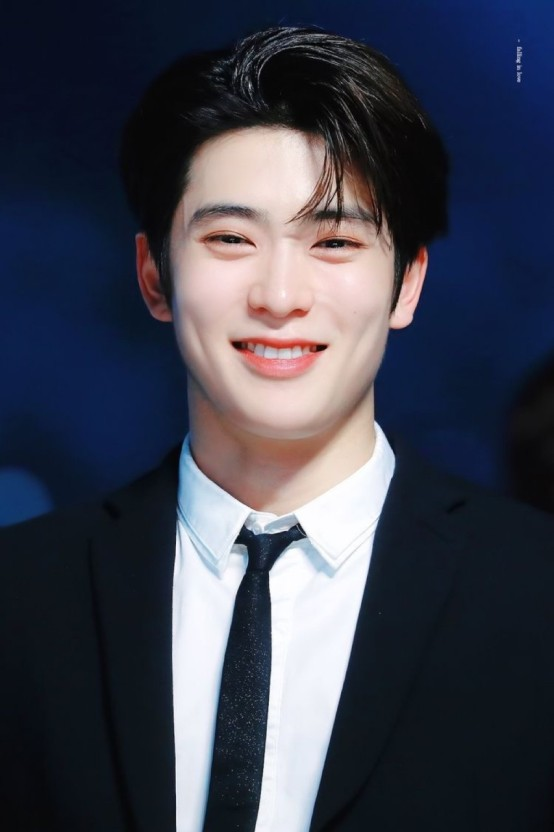
#> input picture 컴비기_과제/face_images/face (6).jpg, 554 x 832 px
$ python '7장실습과제(1).py'
#> lines starting #> are read from the running program, lines starting #| are printed output that depends on the picture
import cv2
import sys

face_cascade = cv2.CascadeClassifier('haarcascade_frontalface_default.xml')  # Face 분류기 로드

# 이미지 불러오기
img = cv2.imread('face_images/face (6).jpg')
#> img is the input picture: shape (832, 554, 3); mean B, G, R 78.7, 65.6, 62.9
if img is None:
    sys.exit('파일을 찾을 수 없습니다.')

# 축소 비율 설정
scale_factor = 0.5  # 이미지 크기를 50%로 축소
img = cv2.resize(img, None, fx=scale_factor, fy=scale_factor, interpolation=cv2.INTER_AREA)
#> img: shape (416, 277, 3)

gray = cv2.cvtColor(img, cv2.COLOR_BGR2GRAY)  # 그레이 이미지로 변환
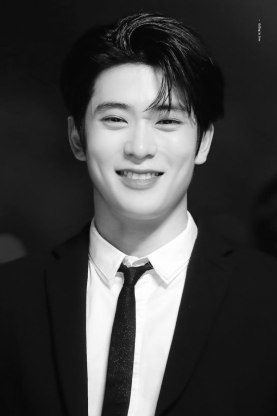
#> gray: shape (416, 277); min 5, max 255, mean 66.4
faces = face_cascade.detectMultiScale(gray, 1.3, 5)  # 얼굴 검출
#> faces = [[69, 66, 136, 136]]

face_mask = cv2.imread('sticker_images/sticker_img (1).png')  # 가면 이미지
#> (the run stopped early here; a loop or call above may not have finished)

$ run again, with 컴비기_과제/face_images/face (1).jpg copied over 컴비기_과제/face_images/face (6).jpg
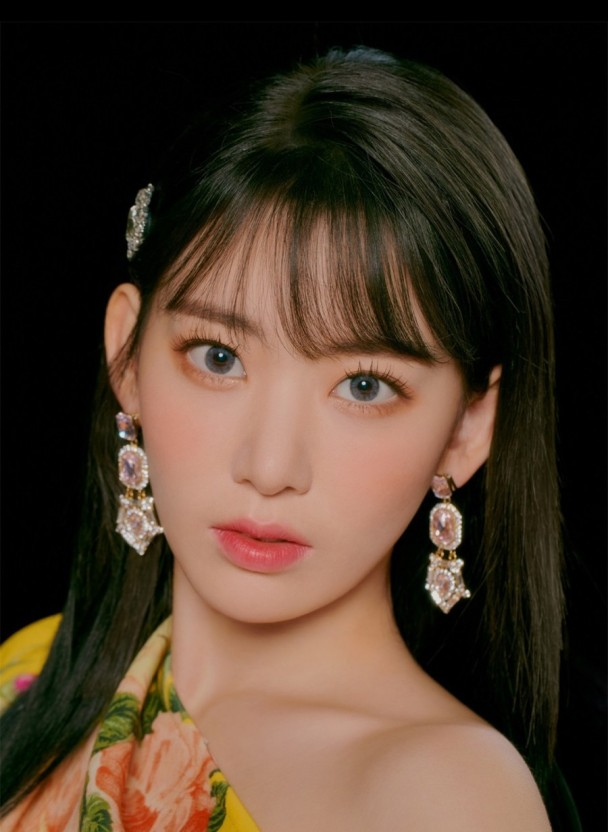
#> input picture 컴비기_과제/face_images/face (1).jpg, 608 x 832 px
#> img is the input picture: shape (832, 608, 3); mean B, G, R 43.6, 58.1, 75.9
#> img: shape (416, 304, 3)
#> `gray = cv2.cvtColor(img, cv2.COLOR_BGR2GRAY)`:
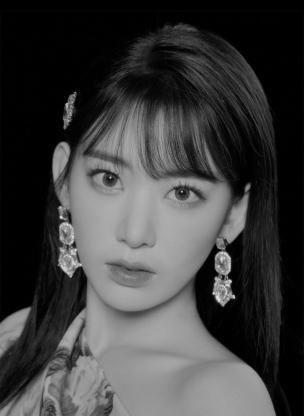
#> gray: shape (416, 304); min 0, max 222, mean 61.9
#> faces = [[39, 114, 196, 196]]

$ run again, with 컴비기_과제/face_images/face (10).jpg copied over 컴비기_과제/face_images/face (6).jpg
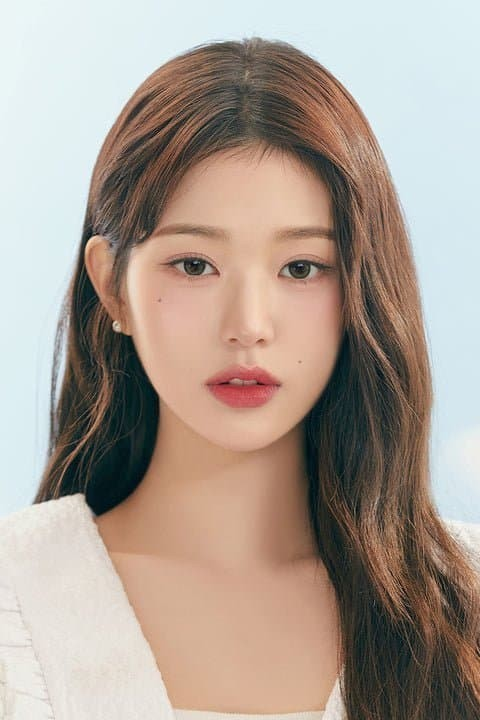
#> input picture 컴비기_과제/face_images/face (10).jpg, 480 x 720 px
#> img is the input picture: shape (720, 480, 3); mean B, G, R 147.5, 158, 171.8
#> img: shape (360, 240, 3)
#> `gray = cv2.cvtColor(img, cv2.COLOR_BGR2GRAY)`:
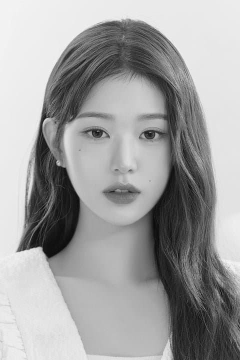
#> gray: shape (360, 240); min 9, max 245, mean 161.1
#> faces = [[54, 82, 137, 137]]

$ run again, with 컴비기_과제/face_images/face (11).jpg copied over 컴비기_과제/face_images/face (6).jpg
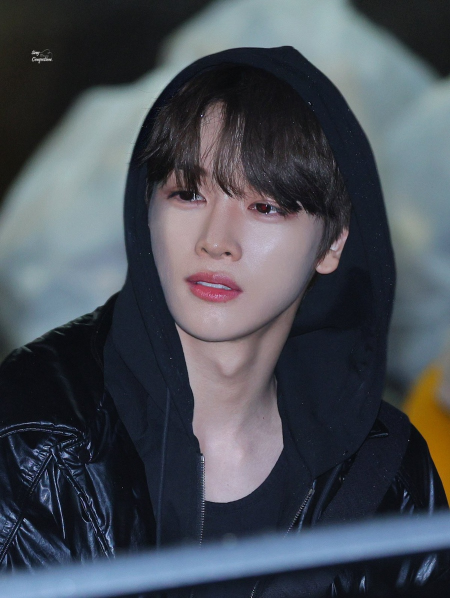
#> input picture 컴비기_과제/face_images/face (11).jpg, 900 x 1196 px (shown at 1/2 size)
#> img is the input picture: shape (1196, 900, 3); mean B, G, R 85.5, 77.2, 72.3
#> `img = cv2.resize(img, None, fx=scale_factor, fy=scale_factor, interpol..`:
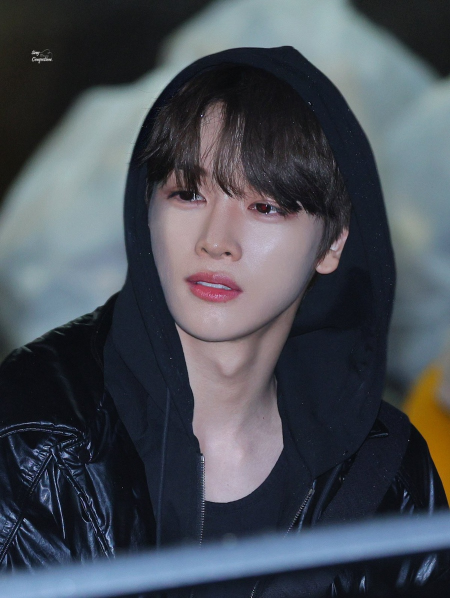
#> img: shape (598, 450, 3); mean B, G, R 85.7, 77.4, 72.4
#> `gray = cv2.cvtColor(img, cv2.COLOR_BGR2GRAY)`:
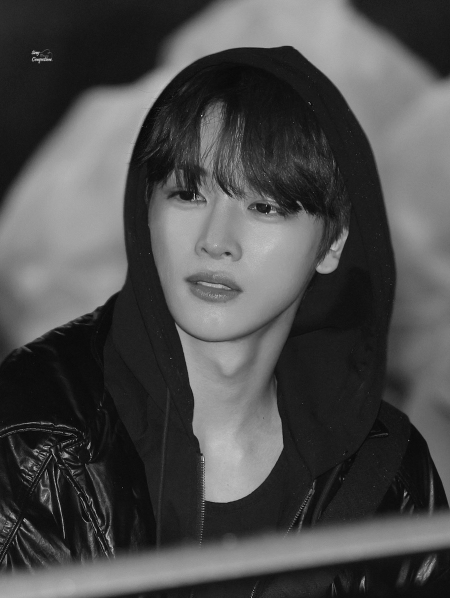
#> gray: shape (598, 450); min 7, max 219, mean 76.9
#> faces = [[168, 303, 92, 92]]
